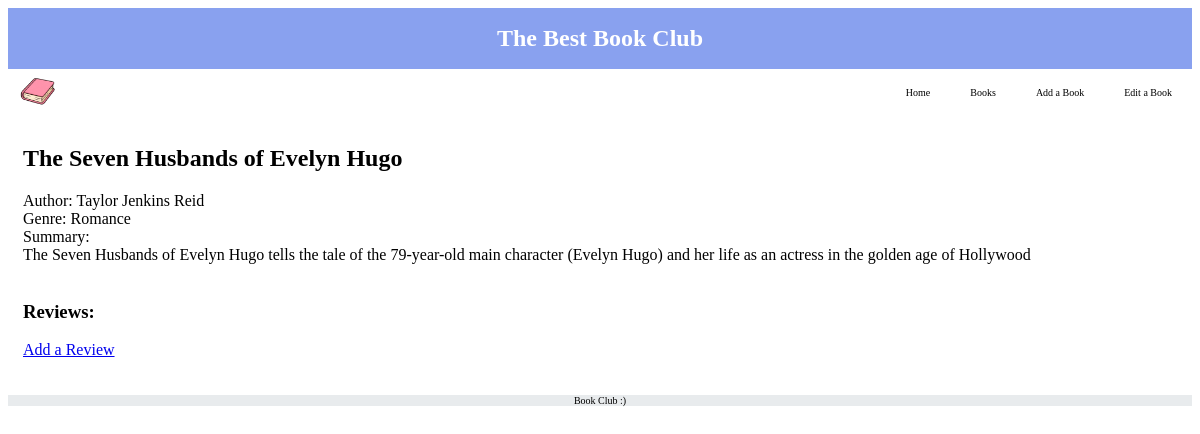
Screenshot of /books/1 with the database file from the repository.
### main.py (models this page shows, shortened)
class Book(Base):
  __tablename__ = "books"
  book_id = Column("book_id", Integer, primary_key=True)
  title = Column("title", String)
  author = Column("author", String)
  genre = Column("genre", String)
  summary = Column("summary", String)
  url = Column("imageURL", String(255))
  reviews_written = relationship('Review', foreign_keys=[Review.book], backref='book_of', lazy='dynamic')
  def get_url(self):
    return self.url

### main.py (the view)
@app.route('/books/<int:book_id>')
def book(book_id):
  Session = sessionmaker(bind=engine)
  session =Session()
  book = session.query(Book).filter(Book.book_id == book_id).first()
  reviews = session.query(Review).filter(Review.book == book_id)
  return render_template('book.html', page_title= 'Book_Details', query_book = book, query_review = reviews)

### templates/book.html (shortened to what this page needs)
{% extends 'layout.html' %}
{% block content %}
    <h2> {{query_book.title}} </h2>
    <p>
      Author: {{query_book.author}}</br>
      Genre: {{query_book.genre}}</br>
      Summary: </br>{{query_book.summary}}</br></br>
    <h3>Reviews: </h3>
    <a href="/add_review">Add a Review</a>
  </p>
{% endblock %}

### static/style.css (style rules this page uses)
body { min-height: 100vh; }

### rows the page displays
Book: title "The Seven Husbands of Evelyn Hugo", author "Taylor Jenkins Reid", genre "Romance", summary "The Seven Husbands of Evelyn Hugo tells the tale of the 79-year-old main character (Evelyn Hugo) and her life as an actress in the golden age of Hollywood"
